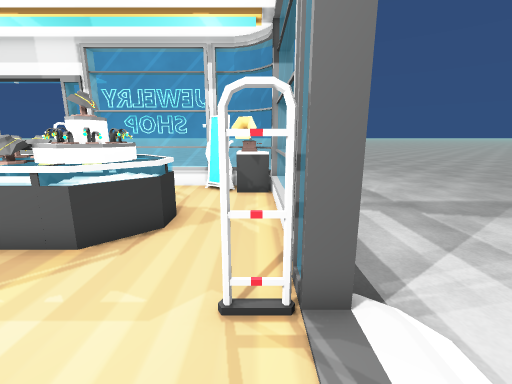
[1] (above)

17 first-person views from a walk through a 3-D level made in the Unity game engine. The camera is 1.2 m above the floor, tilts 12° down and sees 90° across. Doors are open. The floor is counted in squares, 0.5 m on a side. Each view is taken from the middle of a square. On the plan, view 1 faces up. The plan holds only what a view shows up to about 17 squares ahead; the rest is blank. The place goes on beyond the plan. The player character is not drawn. Some surface patterns are stand-ins.

[2]
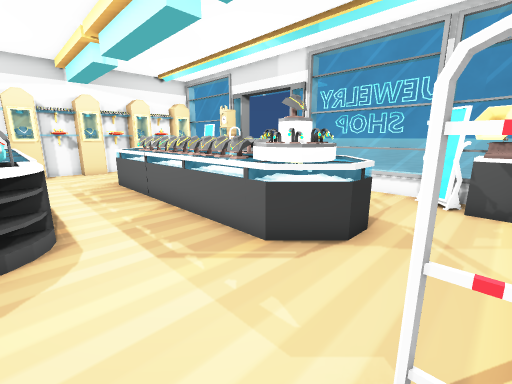

[3]
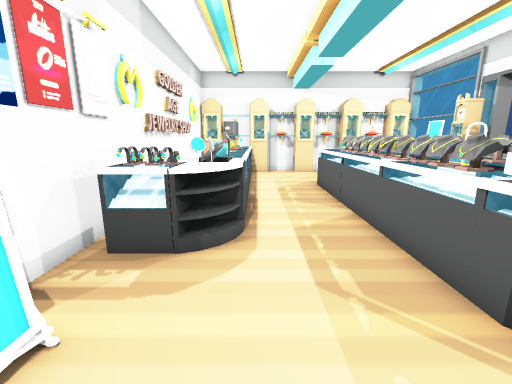

[4]
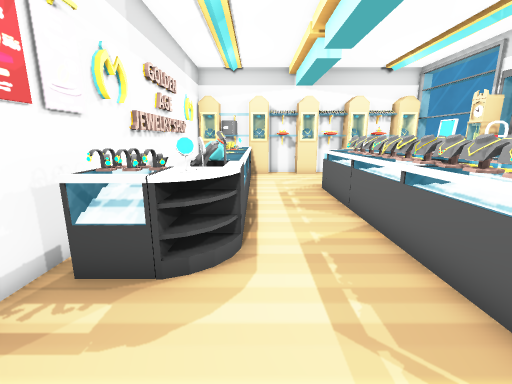

[5]
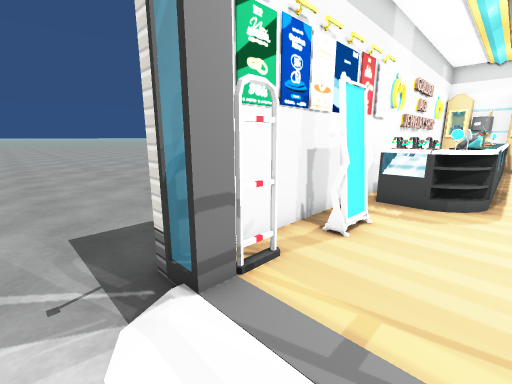

[6]
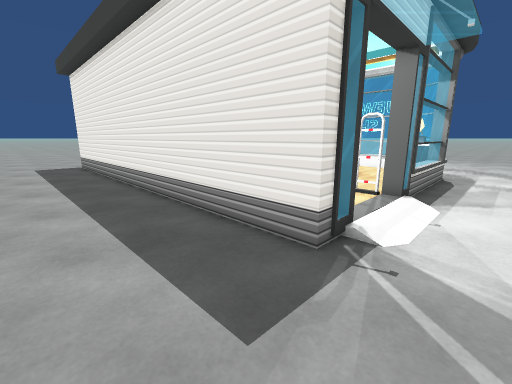

[7]
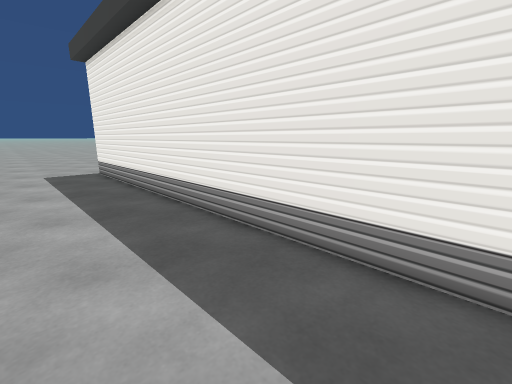

[8]
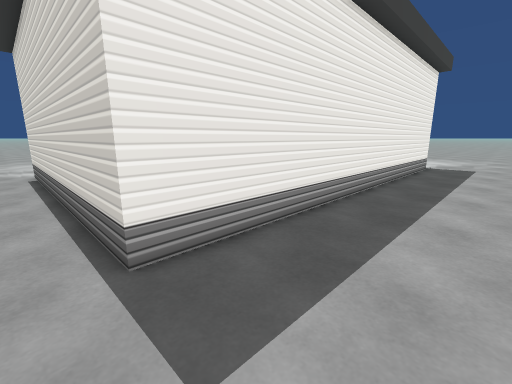

[9]
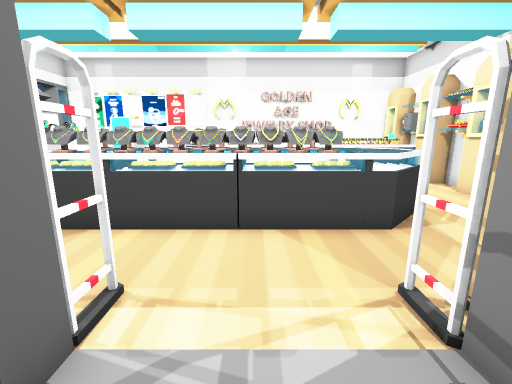

[10]
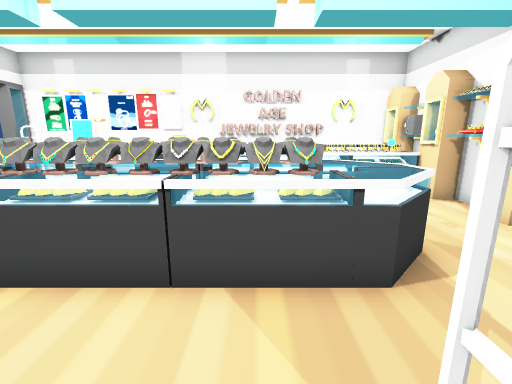

[11]
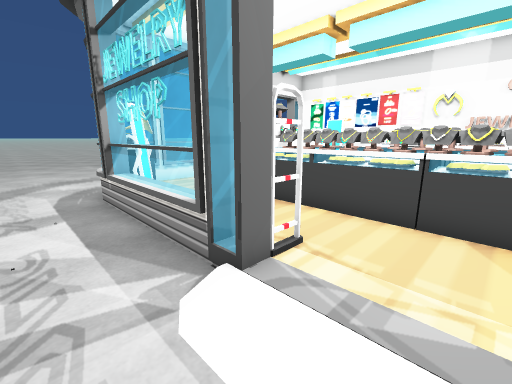

[12]
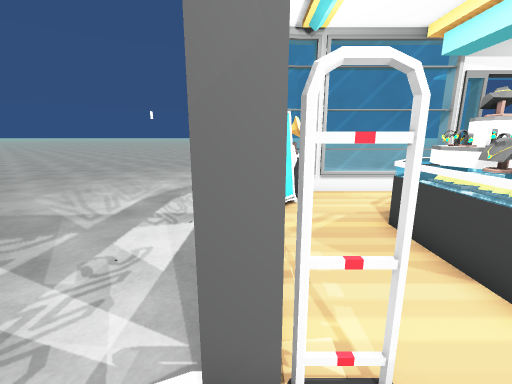

[13]
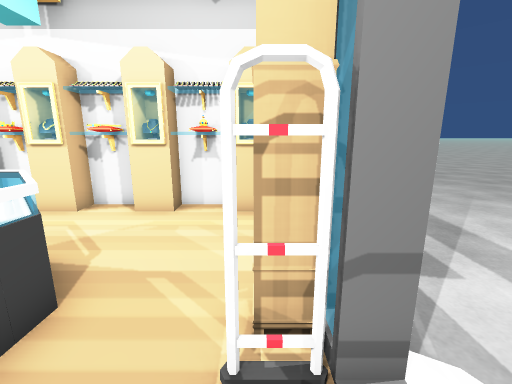

[14]
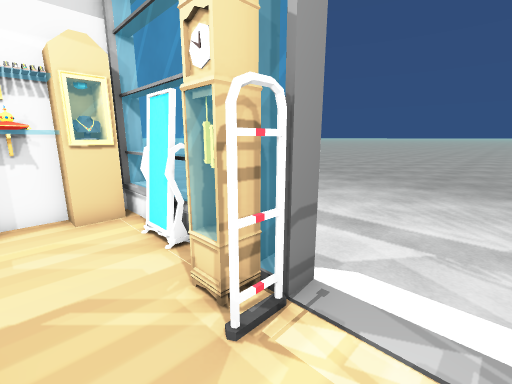

[15]
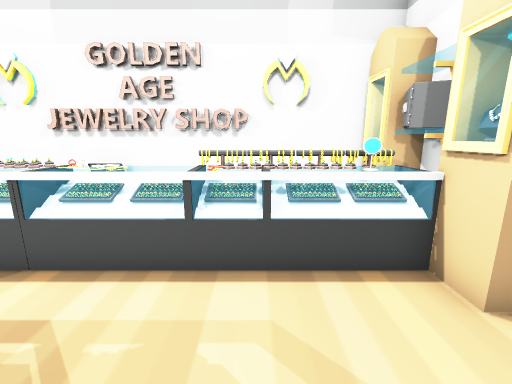

[16]
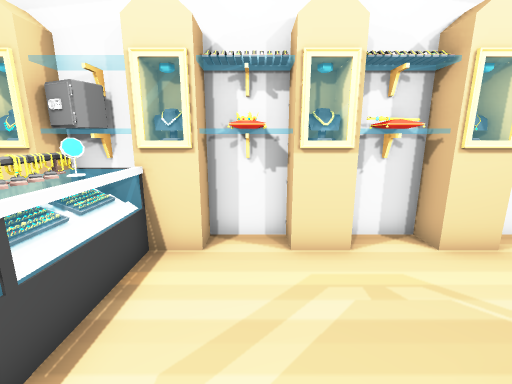

[17]
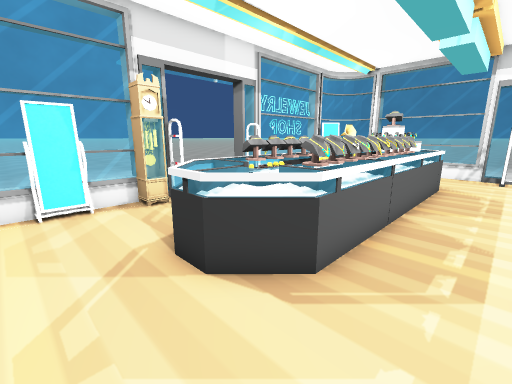

### Floor plan
Points are (right, up) in squares from view 1. A wall is a line through its corners. A room is listed if a view was taken in it or the views show most of it. See-through windows are left out.
Room 1 (views 1, 2, 3, 4, 7, 8, 10, 12, 13, 14, 15, 16, 17)
walls: (-7.4, -2.3) (-20.6, -2.3); (-5.6, -1.8) (-3.4, -1.8); (-3.4, -2.3) (-5.6, -2.3); (-0.6, -1.8) (0.6, -1.8) (0.6, -0.8); (-19.5, -1.8) (-7.4, -1.8); (0.6, 3.1) (0.6, 10.8); (-13.7, 12) (-14.5, 12); (-7.9, 12.8) (-9.2, 12.8) (-9.2, 13.5); (-20.1, 6.6) (-20.1, 6); (-13.7, 12.5) (-14.4, 12.5) (-14.4, 11.9); (-13.7, 12.9) (-13.7, 12.2) (-14.5, 12.2) (-14.5, 13.5); (-14.4, 12.8) (-20.1, 12.8); (-13.1, 13.5) (-13.1, 12.8); (1.3, -2.3) (-0.5, -2.3); (-13.9, 13.5) (-13.9, 12.8); (-2.4, 12.8) (-2.4, 13.5); (-1, 12.8) (-3.5, 12.8); (0.8, 11.1) (0.6, 11.7); (-0.6, 12.8) (-1.1, 12.9)
ways out: opening at (-22, -2) to room 2; opening at (-11, 14) to room 2; opening at (2.8, -5) to room 2; open door at (-12.7, 14.3) to room 2; open door at (-9.7, 13.7) to room 2; open door at (1, 1.5) to room 2
objects: other object (-20, -1); other object (-20, 0); shelf (-20, 1) to (-19, 1); other object (-20, 2); other object (-20, 3); pillow (-20, 4) to (-19, 4); shelf (-20, 5) to (-19, 6); pillow (-20, 7) to (-19, 7); shelf (-20, 8); other object (-20, 9); other object (-20, 10); other object (-20, 11); other object (-20, 12); shelf (-19, -1) to (-19, 0); shelf (-19, 2) to (-19, 3); shelf (-19, 8) to (-19, 9); pillow (-19, 10); shelf (-19, 11) to (-19, 12); other object (-18, 0); other object (-18, 1); other object (-18, 2) to (-17, 2); other object (-17, 0); ring (-17, 1); mirror (-17, 13); other object (-16, 0); other object (-16, 1); other object (-16, 2) to (-15, 2); other object (-16, 5) to (-14, 7); other object (-16, 8) to (-15, 9); other object (-15, 0); other object (-15, 1); other object (-14, 0) to (-13, 2); other object (-14, 8) to (-12, 9); other object (-13, 0); other object (-13, 1); other object (-13, 5) to (-11, 5); other object (-13, 6); other object (-13, 7) to (-11, 7); other object (-13, 8); other object (-13, 12); other object (-12, 0); other object (-12, 1); other object (-12, 2) to (-10, 2); other object (-12, 6); other object (-12, 8); other object (-11, 0); other object (-11, 1); other object (-11, 6); other object (-11, 8); other object (-11, 9) to (-9, 9); other object (-10, 5) to (-8, 5); other object (-10, 6); other object (-10, 7); other object (-10, 8); jar (-9, 1); other object (-9, 1) to (-8, 2); other object (-9, 6); other object (-9, 8); other object (-9, 12); other object (-8, 6); other object (-8, 7); other object (-8, 8); other object (-8, 9) to (-6, 9); other object (-7, -2); other object (-7, -1); other object (-7, 0); other object (-7, 1); other object (-7, 1) to (-6, 2); other object (-7, 5) to (-5, 5); other object (-7, 6); other object (-7, 7); other object (-7, 8); other object (-6, -2); other object (-6, -1) to (-6, 0); other object (-6, 6); other object (-6, 7); other object (-6, 8); other object (-6, 13) to (-4, 13); other object (-5, 6); other object (-5, 7); other object (-5, 8); other object (-5, 8) to (-3, 9); mirror (-4, -1) to (-2, -1); other object (-4, 5) to (-3, 7); other object (-4, 6); other object (-4, 7); other object (-4, 8); other object (-3, -2); other object (-2, -2); other object (-2, 12) to (-1, 12); other object (-1, -2); other object (-1, 11); other object (0, -1); other object (0, 3); other object (0, 11) to (0, 12)
Room 2 (views 5, 6, 9, 11)
walls: (1.3, 11.2) (1.3, 3.1); (-3.6, 13.5) (-1, 13.5); (1.3, -0.8) (1.3, -2.3); (-9.2, 13.5) (-6.5, 13.5); (-20.6, -2.3) (-20.6, 13.4)
ways out: opening at (-22, -2) to room 1; opening at (-11, 14) to room 1; opening at (2.8, -5) to room 1; open door at (-12.7, 14.3) to room 1; open door at (-9.7, 13.7) to room 1; open door at (1, 1.5) to room 1

Positions as (right, up) in squares from view 1, and headings:
1: (0, 0), facing up
2: (0, 1), facing up-left
3: (-1, 2), facing left
4: (-2, 2), facing left
5: (3, 2), facing down-left
6: (4, -7), facing up-left
7: (-1, -7), facing up-left
8: (-22, -7), facing up-right
9: (-11, 15), facing down
10: (-12, 13), facing down
11: (-12, 16), facing down-right
12: (-11, 13), facing right
13: (-11, 12), facing left
14: (-11, 10), facing up-left
15: (-16, 6), facing down
16: (-14, 4), facing left
17: (-18, 3), facing up-right
